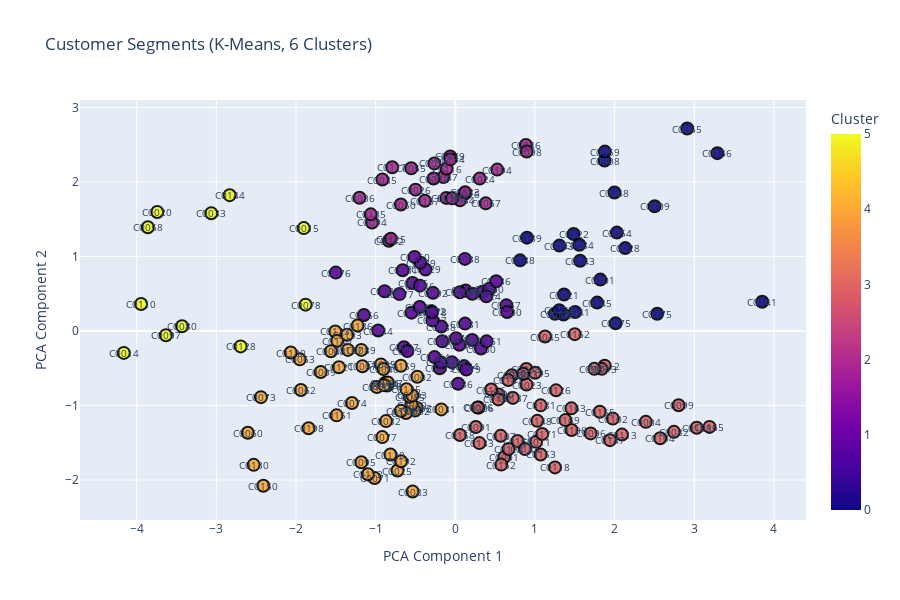

Notebook code cell kept with this figure:
### Code cell
# Create a scatter plot with customer names annotated
fig = px.scatter(customer_data_6, x='PCA1', y='PCA2', color='Cluster', 
                 hover_data=['CustomerID', 'CustomerName'], title='Customer Segments (K-Means, 6 Clusters)')

# Add customer ID as text annotations
for i, row in customer_data_6.iterrows():
    fig.add_annotation(x=row['PCA1'], y=row['PCA2'], text=row['CustomerID'], showarrow=False, font=dict(size=10))

fig.update_traces(marker=dict(size=12, opacity=0.9, line=dict(width=2, color='Black')))
fig.update_layout(xaxis_title='PCA Component 1', yaxis_title='PCA Component 2', width=900, height=600)
fig.show()

### Figure 1 — Plotly figure (JSON) as saved in the notebook; plotly's stock layout.template omitted (floating-point values rounded to 4 significant figures; data arrays with more than 128 entries replaced by an {"elided": "..."} marker saying what was removed)
{"data": [{"customdata": {"elided": "200x2 str values"}, "hovertemplate": "PCA1=%{x}<br>PCA2=%{y}<br>CustomerID=%{customdata[0]}<br>CustomerName=%{customdata[1]}<br>Cluster=%{marker.color}<extra></extra>", "legendgroup": "", "marker": {"color": {"elided": "200 int values"}, "coloraxis": "coloraxis", "line": {"color": "Black", "width": 2}, "opacity": 0.9, "size": 12, "symbol": "circle"}, "mode": "markers", "name": "", "orientation": "v", "showlegend": false, "type": "scatter", "x": {"elided": "200 float values"}, "xaxis": "x", "y": {"elided": "200 float values"}, "yaxis": "y"}], "layout": {"annotations": [{"font": {"size": 10}, "showarrow": false, "text": "C0001", "x": 0.614, "y": -1.694}, {"font": {"size": 10}, "showarrow": false, "text": "C0002", "x": -0.4773, "y": -0.6137}, {"font": {"size": 10}, "showarrow": false, "text": "C0003", "x": -0.4838, "y": -1.032}, {"font": {"size": 10}, "showarrow": false, "text": "C0004", "x": 2.391, "y": -1.219}, {"font": {"size": 10}, "showarrow": false, "text": "C0005", "x": -0.9339, "y": -0.4487}, {"font": {"size": 10}, "showarrow": false, "text": "C0006", "x": 0.2925, "y": -1.028}, {"font": {"size": 10}, "showarrow": false, "text": "C0007", "x": -1.166, "y": -0.4729}, {"font": {"size": 10}, "showarrow": false, "text": "C0008", "x": 1.874, "y": 2.286}, {"font": {"size": 10}, "showarrow": false, "text": "C0009", "x": -1.69, "y": -0.5511}, {"font": {"size": 10}, "showarrow": false, "text": "C0010", "x": -0.8538, "y": -0.7327}, {"font": {"size": 10}, "showarrow": false, "text": "C0011", "x": 1.015, "y": -1.488}, {"font": {"size": 10}, "showarrow": false, "text": "C0012", "x": 1.875, "y": -0.4651}, {"font": {"size": 10}, "showarrow": false, "text": "C0013", "x": 1.838, "y": -0.5082}, {"font": {"size": 10}, "showarrow": false, "text": "C0014", "x": -4.162, "y": -0.2944}, {"font": {"size": 10}, "showarrow": false, "text": "C0015", "x": -1.902, "y": 1.38}, {"font": {"size": 10}, "showarrow": false, "text": "C0016", "x": 0.1188, "y": 1.839}, {"font": {"size": 10}, "showarrow": false, "text": "C0017", "x": 1.251, "y": 0.2306}, {"font": {"size": 10}, "showarrow": false, "text": "C0018", "x": -0.2628, "y": 2.248}, {"font": {"size": 10}, "showarrow": false, "text": "C0019", "x": -0.1956, "y": -0.4996}, {"font": {"size": 10}, "showarrow": false, "text": "C0020", "x": -3.741, "y": 1.595}, {"font": {"size": 10}, "showarrow": false, "text": "C0021", "x": 1.365, "y": 0.4891}, {"font": {"size": 10}, "showarrow": false, "text": "C0022", "x": 0.3416, "y": 0.5258}, {"font": {"size": 10}, "showarrow": false, "text": "C0023", "x": 0.894, "y": -0.7197}, {"font": {"size": 10}, "showarrow": false, "text": "C0024", "x": 0.3056, "y": 2.044}, {"font": {"size": 10}, "showarrow": false, "text": "C0025", "x": -0.7259, "y": -1.873}, {"font": {"size": 10}, "showarrow": false, "text": "C0026", "x": -0.4994, "y": 1.896}, {"font": {"size": 10}, "showarrow": false, "text": "C0027", "x": -0.6453, "y": -0.2189}, {"font": {"size": 10}, "showarrow": false, "text": "C0028", "x": 2.133, "y": 1.112}, {"font": {"size": 10}, "showarrow": false, "text": "C0029", "x": -0.3739, "y": 0.8249}, {"font": {"size": 10}, "showarrow": false, "text": "C0030", "x": -0.1124, "y": 1.785}, {"font": {"size": 10}, "showarrow": false, "text": "C0031", "x": -0.1753, "y": -1.052}, {"font": {"size": 10}, "showarrow": false, "text": "C0032", "x": -0.8705, "y": -1.209}, {"font": {"size": 10}, "showarrow": false, "text": "C0033", "x": -3.064, "y": 1.58}, {"font": {"size": 10}, "showarrow": false, "text": "C0034", "x": 0.05903, "y": 1.755}, {"font": {"size": 10}, "showarrow": false, "text": "C0035", "x": -0.9156, "y": 2.032}, {"font": {"size": 10}, "showarrow": false, "text": "C0036", "x": -1.203, "y": 1.788}, {"font": {"size": 10}, "showarrow": false, "text": "C0037", "x": -0.04185, "y": -0.4213}, {"font": {"size": 10}, "showarrow": false, "text": "C0038", "x": 0.121, "y": 0.9666}, {"font": {"size": 10}, "showarrow": false, "text": "C0039", "x": 0.8919, "y": -0.5098}, {"font": {"size": 10}, "showarrow": false, "text": "C0040", "x": -0.9016, "y": -0.5114}, {"font": {"size": 10}, "showarrow": false, "text": "C0041", "x": 1.505, "y": 0.2551}, {"font": {"size": 10}, "showarrow": false, "text": "C0042", "x": -0.8338, "y": 1.21}, {"font": {"size": 10}, "showarrow": false, "text": "C0043", "x": -1.561, "y": -0.2718}, {"font": {"size": 10}, "showarrow": false, "text": "C0044", "x": -0.9681, "y": 0.005735}, {"font": {"size": 10}, "showarrow": false, "text": "C0045", "x": 1.127, "y": -0.07457}, {"font": {"size": 10}, "showarrow": false, "text": "C0046", "x": 0.886, "y": 2.495}, {"font": {"size": 10}, "showarrow": false, "text": "C0047", "x": -0.1496, "y": 2.065}, {"font": {"size": 10}, "showarrow": false, "text": "C0048", "x": 0.7113, "y": -0.5944}, {"font": {"size": 10}, "showarrow": false, "text": "C0049", "x": -0.06424, "y": 2.341}, {"font": {"size": 10}, "showarrow": false, "text": "C0050", "x": -0.683, "y": 1.696}, {"font": {"size": 10}, "showarrow": false, "text": "C0051", "x": 1.359, "y": 0.2205}, {"font": {"size": 10}, "showarrow": false, "text": "C0052", "x": -0.5083, "y": -1.068}, {"font": {"size": 10}, "showarrow": false, "text": "C0053", "x": 0.8524, "y": -0.5737}, {"font": {"size": 10}, "showarrow": false, "text": "C0054", "x": 2.028, "y": 1.32}, {"font": {"size": 10}, "showarrow": false, "text": "C0055", "x": -0.553, "y": 2.183}, {"font": {"size": 10}, "showarrow": false, "text": "C0056", "x": 0.1297, "y": 0.5432}, {"font": {"size": 10}, "showarrow": false, "text": "C0057", "x": 0.6412, "y": 0.3438}, {"font": {"size": 10}, "showarrow": false, "text": "C0058", "x": -3.86, "y": 1.392}, {"font": {"size": 10}, "showarrow": false, "text": "C0059", "x": 1.877, "y": 2.406}, {"font": {"size": 10}, "showarrow": false, "text": "C0060", "x": -2.605, "y": -1.365}, {"font": {"size": 10}, "showarrow": false, "text": "C0061", "x": -0.8772, "y": -0.6942}, {"font": {"size": 10}, "showarrow": false, "text": "C0062", "x": -1.938, "y": -0.7924}, {"font": {"size": 10}, "showarrow": false, "text": "C0063", "x": -1.952, "y": -0.3811}, {"font": {"size": 10}, "showarrow": false, "text": "C0064", "x": 0.2119, "y": -0.1204}, {"font": {"size": 10}, "showarrow": false, "text": "C0065", "x": 2.911, "y": 2.717}, {"font": {"size": 10}, "showarrow": false, "text": "C0066", "x": -1.147, "y": 0.2145}, {"font": {"size": 10}, "showarrow": false, "text": "C0067", "x": 0.382, "y": 1.712}, {"font": {"size": 10}, "showarrow": false, "text": "C0068", "x": 1.998, "y": 1.857}, {"font": {"size": 10}, "showarrow": false, "text": "C0069", "x": -0.1635, "y": -0.1375}, {"font": {"size": 10}, "showarrow": false, "text": "C0070", "x": -0.5485, "y": -0.9872}, {"font": {"size": 10}, "showarrow": false, "text": "C0071", "x": -1.013, "y": -1.974}, {"font": {"size": 10}, "showarrow": false, "text": "C0072", "x": -0.2732, "y": 2.045}, {"font": {"size": 10}, "showarrow": false, "text": "C0073", "x": -2.44, "y": -0.888}, {"font": {"size": 10}, "showarrow": false, "text": "C0074", "x": -1.297, "y": -0.9665}, {"font": {"size": 10}, "showarrow": false, "text": "C0075", "x": 2.012, "y": 0.1019}, {"font": {"size": 10}, "showarrow": false, "text": "C0076", "x": 0.2798, "y": -1.027}, {"font": {"size": 10}, "showarrow": false, "text": "C0077", "x": -0.917, "y": -1.424}, {"font": {"size": 10}, "showarrow": false, "text": "C0078", "x": -1.88, "y": 0.353}, {"font": {"size": 10}, "showarrow": false, "text": "C0079", "x": -0.4365, "y": 0.9148}, {"font": {"size": 10}, "showarrow": false, "text": "C0080", "x": -3.43, "y": 0.0624}, {"font": {"size": 10}, "showarrow": false, "text": "C0081", "x": 0.122, "y": 0.09845}, {"font": {"size": 10}, "showarrow": false, "text": "C0082", "x": 2.745, "y": -1.354}, {"font": {"size": 10}, "showarrow": false, "text": "C0083", "x": -0.5354, "y": -2.154}, {"font": {"size": 10}, "showarrow": false, "text": "C0084", "x": 1.556, "y": 1.156}, {"font": {"size": 10}, "showarrow": false, "text": "C0085", "x": -0.5724, "y": -0.8828}, {"font": {"size": 10}, "showarrow": false, "text": "C0086", "x": 0.03557, "y": -0.7074}, {"font": {"size": 10}, "showarrow": false, "text": "C0087", "x": 1.745, "y": -0.5085}, {"font": {"size": 10}, "showarrow": false, "text": "C0088", "x": -0.1761, "y": 0.05992}, {"font": {"size": 10}, "showarrow": false, "text": "C0089", "x": -1.18, "y": -0.2539}, {"font": {"size": 10}, "showarrow": false, "text": "C0090", "x": 0.4261, "y": 0.5671}, {"font": {"size": 10}, "showarrow": false, "text": "C0091", "x": 0.2577, "y": -1.289}, {"font": {"size": 10}, "showarrow": false, "text": "C0092", "x": -0.2809, "y": 0.5112}, {"font": {"size": 10}, "showarrow": false, "text": "C0093", "x": 1.307, "y": 1.145}, {"font": {"size": 10}, "showarrow": false, "text": "C0094", "x": -1.045, "y": 1.456}, {"font": {"size": 10}, "showarrow": false, "text": "C0095", "x": -1.18, "y": -1.762}, {"font": {"size": 10}, "showarrow": false, "text": "C0096", "x": 1.699, "y": -1.374}, {"font": {"size": 10}, "showarrow": false, "text": "C0097", "x": -3.633, "y": -0.05693}, {"font": {"size": 10}, "showarrow": false, "text": "C0098", "x": 0.8955, "y": 2.407}, {"font": {"size": 10}, "showarrow": false, "text": "C0099", "x": 2.802, "y": -0.996}, {"font": {"size": 10}, "showarrow": false, "text": "C0100", "x": 0.3217, "y": -0.236}, {"font": {"size": 10}, "showarrow": false, "text": "C0101", "x": 1.821, "y": 0.6892}, {"font": {"size": 10}, "showarrow": false, "text": "C0102", "x": 1.977, "y": -1.176}, {"font": {"size": 10}, "showarrow": false, "text": "C0103", "x": -0.5399, "y": -0.8645}, {"font": {"size": 10}, "showarrow": false, "text": "C0104", "x": 2.572, "y": -1.44}, {"font": {"size": 10}, "showarrow": false, "text": "C0105", "x": 0.05705, "y": 0.5202}, {"font": {"size": 10}, "showarrow": false, "text": "C0106", "x": 0.0514, "y": -0.184}, {"font": {"size": 10}, "showarrow": false, "text": "C0107", "x": 0.57, "y": -1.407}, {"font": {"size": 10}, "showarrow": false, "text": "C0108", "x": 1.459, "y": -1.329}, {"font": {"size": 10}, "showarrow": false, "text": "C0109", "x": 2.502, "y": 1.674}, {"font": {"size": 10}, "showarrow": false, "text": "C0110", "x": -3.945, "y": 0.3623}, {"font": {"size": 10}, "showarrow": false, "text": "C0111", "x": -0.5496, "y": 0.2457}, {"font": {"size": 10}, "showarrow": false, "text": "C0112", "x": -1.098, "y": -1.923}, {"font": {"size": 10}, "showarrow": false, "text": "C0113", "x": 2.092, "y": -1.39}, {"font": {"size": 10}, "showarrow": false, "text": "C0114", "x": 0.2134, "y": 0.499}, {"font": {"size": 10}, "showarrow": false, "text": "C0115", "x": -0.5374, "y": 0.6435}, {"font": {"size": 10}, "showarrow": false, "text": "C0116", "x": -0.1105, "y": 2.177}, {"font": {"size": 10}, "showarrow": false, "text": "C0117", "x": -0.7917, "y": 2.197}, {"font": {"size": 10}, "showarrow": false, "text": "C0118", "x": 1.251, "y": -1.83}, {"font": {"size": 10}, "showarrow": false, "text": "C0119", "x": -0.6013, "y": -0.2682}, {"font": {"size": 10}, "showarrow": false, "text": "C0120", "x": -0.8146, "y": -1.658}, {"font": {"size": 10}, "showarrow": false, "text": "C0121", "x": -1.461, "y": -0.4872}, {"font": {"size": 10}, "showarrow": false, "text": "C0122", "x": 1.485, "y": 1.301}, {"font": {"size": 10}, "showarrow": false, "text": "C0123", "x": -1.507, "y": -0.006543}, {"font": {"size": 10}, "showarrow": false, "text": "C0124", "x": 0.3891, "y": 0.466}, {"font": {"size": 10}, "showarrow": false, "text": "C0125", "x": -0.8094, "y": 1.237}, {"font": {"size": 10}, "showarrow": false, "text": "C0126", "x": 1.265, "y": -0.7966}, {"font": {"size": 10}, "showarrow": false, "text": "C0127", "x": -0.2875, "y": 0.1419}, {"font": {"size": 10}, "showarrow": false, "text": "C0128", "x": -2.695, "y": -0.207}, {"font": {"size": 10}, "showarrow": false, "text": "C0129", "x": -0.6192, "y": -1.102}, {"font": {"size": 10}, "showarrow": false, "text": "C0130", "x": -2.531, "y": -1.796}, {"font": {"size": 10}, "showarrow": false, "text": "C0131", "x": -0.6608, "y": 0.8155}, {"font": {"size": 10}, "showarrow": false, "text": "C0132", "x": -0.9851, "y": -0.7523}, {"font": {"size": 10}, "showarrow": false, "text": "C0133", "x": 0.3024, "y": -1.505}, {"font": {"size": 10}, "showarrow": false, "text": "C0134", "x": 0.1115, "y": -0.4749}, {"font": {"size": 10}, "showarrow": false, "text": "C0135", "x": -0.6133, "y": -0.782}, {"font": {"size": 10}, "showarrow": false, "text": "C0136", "x": 0.5137, "y": 0.6677}, {"font": {"size": 10}, "showarrow": false, "text": "C0137", "x": 0.722, "y": -0.8984}, {"font": {"size": 10}, "showarrow": false, "text": "C0138", "x": 0.8135, "y": 0.9477}, {"font": {"size": 10}, "showarrow": false, "text": "C0139", "x": 0.8994, "y": 1.252}, {"font": {"size": 10}, "showarrow": false, "text": "C0140", "x": -1.483, "y": -0.1314}, {"font": {"size": 10}, "showarrow": false, "text": "C0141", "x": 3.853, "y": 0.3918}, {"font": {"size": 10}, "showarrow": false, "text": "C0142", "x": -0.4466, "y": 0.3219}, {"font": {"size": 10}, "showarrow": false, "text": "C0143", "x": 1.567, "y": 0.9413}, {"font": {"size": 10}, "showarrow": false, "text": "C0144", "x": -2.833, "y": 1.822}, {"font": {"size": 10}, "showarrow": false, "text": "C0145", "x": 1.781, "y": 0.3806}, {"font": {"size": 10}, "showarrow": false, "text": "C0146", "x": -0.4451, "y": 0.6082}, {"font": {"size": 10}, "showarrow": false, "text": "C0147", "x": 1.941, "y": -1.465}, {"font": {"size": 10}, "showarrow": false, "text": "C0148", "x": 1.029, "y": -1.206}, {"font": {"size": 10}, "showarrow": false, "text": "C0149", "x": -0.1808, "y": -0.4224}, {"font": {"size": 10}, "showarrow": false, "text": "C0150", "x": -2.41, "y": -2.076}, {"font": {"size": 10}, "showarrow": false, "text": "C0151", "x": -1.491, "y": -1.133}, {"font": {"size": 10}, "showarrow": false, "text": "C0152", "x": 0.5773, "y": -1.793}, {"font": {"size": 10}, "showarrow": false, "text": "C0153", "x": 1.071, "y": -1.657}, {"font": {"size": 10}, "showarrow": false, "text": "C0154", "x": -0.0627, "y": 2.302}, {"font": {"size": 10}, "showarrow": false, "text": "C0155", "x": 1.813, "y": -1.083}, {"font": {"size": 10}, "showarrow": false, "text": "C0156", "x": 3.29, "y": 2.385}, {"font": {"size": 10}, "showarrow": false, "text": "C0157", "x": -0.3813, "y": 1.747}, {"font": {"size": 10}, "showarrow": false, "text": "C0158", "x": 0.05816, "y": -1.395}, {"font": {"size": 10}, "showarrow": false, "text": "C0159", "x": -0.6832, "y": -0.4669}, {"font": {"size": 10}, "showarrow": false, "text": "C0160", "x": -0.5123, "y": 0.9939}, {"font": {"size": 10}, "showarrow": false, "text": "C0161", "x": 0.3925, "y": -0.1394}, {"font": {"size": 10}, "showarrow": false, "text": "C0162", "x": 1.499, "y": -0.04269}, {"font": {"size": 10}, "showarrow": false, "text": "C0163", "x": 1.458, "y": -1.039}, {"font": {"size": 10}, "showarrow": false, "text": "C0164", "x": -0.2608, "y": -0.3507}, {"font": {"size": 10}, "showarrow": false, "text": "C0165", "x": 3.191, "y": -1.287}, {"font": {"size": 10}, "showarrow": false, "text": "C0166", "x": -0.6846, "y": -1.072}, {"font": {"size": 10}, "showarrow": false, "text": "C0167", "x": -1.348, "y": -0.2541}, {"font": {"size": 10}, "showarrow": false, "text": "C0168", "x": 0.781, "y": -1.476}, {"font": {"size": 10}, "showarrow": false, "text": "C0169", "x": 1.382, "y": -1.196}, {"font": {"size": 10}, "showarrow": false, "text": "C0170", "x": 0.009309, "y": -0.09671}, {"font": {"size": 10}, "showarrow": false, "text": "C0171", "x": 1.091, "y": -1.383}, {"font": {"size": 10}, "showarrow": false, "text": "C0172", "x": -0.3003, "y": 0.2658}, {"font": {"size": 10}, "showarrow": false, "text": "C0173", "x": 1.305, "y": 0.2774}, {"font": {"size": 10}, "showarrow": false, "text": "C0174", "x": 0.6678, "y": -1.584}, {"font": {"size": 10}, "showarrow": false, "text": "C0175", "x": 2.535, "y": 0.2315}, {"font": {"size": 10}, "showarrow": false, "text": "C0176", "x": -1.501, "y": 0.7832}, {"font": {"size": 10}, "showarrow": false, "text": "C0177", "x": -0.7011, "y": 0.4944}, {"font": {"size": 10}, "showarrow": false, "text": "C0178", "x": -0.2916, "y": 0.2485}, {"font": {"size": 10}, "showarrow": false, "text": "C0179", "x": 0.1373, "y": -0.5163}, {"font": {"size": 10}, "showarrow": false, "text": "C0180", "x": -2.066, "y": -0.2898}, {"font": {"size": 10}, "showarrow": false, "text": "C0181", "x": 1.071, "y": -0.998}, {"font": {"size": 10}, "showarrow": false, "text": "C0182", "x": -0.8877, "y": 0.5336}, {"font": {"size": 10}, "showarrow": false, "text": "C0183", "x": 0.1227, "y": 1.862}, {"font": {"size": 10}, "showarrow": false, "text": "C0184", "x": 0.8746, "y": -1.585}, {"font": {"size": 10}, "showarrow": false, "text": "C0185", "x": -1.061, "y": 1.564}, {"font": {"size": 10}, "showarrow": false, "text": "C0186", "x": -1.227, "y": 0.07218}, {"font": {"size": 10}, "showarrow": false, "text": "C0187", "x": 0.665, "y": -0.659}, {"font": {"size": 10}, "showarrow": false, "text": "C0188", "x": 3.03, "y": -1.298}, {"font": {"size": 10}, "showarrow": false, "text": "C0189", "x": -0.04306, "y": 1.779}, {"font": {"size": 10}, "showarrow": false, "text": "C0190", "x": 0.543, "y": -0.8516}, {"font": {"size": 10}, "showarrow": false, "text": "C0191", "x": 0.5406, "y": -0.9182}, {"font": {"size": 10}, "showarrow": false, "text": "C0192", "x": -0.6809, "y": -1.748}, {"font": {"size": 10}, "showarrow": false, "text": "C0193", "x": -1.359, "y": -0.05111}, {"font": {"size": 10}, "showarrow": false, "text": "C0194", "x": 0.5263, "y": 2.165}, {"font": {"size": 10}, "showarrow": false, "text": "C0195", "x": 1.002, "y": -0.5615}, {"font": {"size": 10}, "showarrow": false, "text": "C0196", "x": 0.4503, "y": -0.7855}, {"font": {"size": 10}, "showarrow": false, "text": "C0197", "x": -0.848, "y": -0.6918}, {"font": {"size": 10}, "showarrow": false, "text": "C0198", "x": -1.842, "y": -1.306}, {"font": {"size": 10}, "showarrow": false, "text": "C0199", "x": -0.8911, "y": -0.7273}, {"font": {"size": 10}, "showarrow": false, "text": "C0200", "x": 0.6505, "y": 0.2536}], "coloraxis": {"colorbar": {"title": {"text": "Cluster"}}, "colorscale": [[0, "#0d0887"], [0.1111, "#46039f"], [0.2222, "#7201a8"], [0.3333, "#9c179e"], [0.4444, "#bd3786"], [0.5556, "#d8576b"], [0.6667, "#ed7953"], [0.7778, "#fb9f3a"], [0.8889, "#fdca26"], [1, "#f0f921"]]}, "height": 600, "legend": {"tracegroupgap": 0}, "title": {"text": "Customer Segments (K-Means, 6 Clusters)"}, "width": 900, "xaxis": {"anchor": "y", "domain": [0, 1], "title": {"text": "PCA Component 1"}}, "yaxis": {"anchor": "x", "domain": [0, 1], "title": {"text": "PCA Component 2"}}}}
